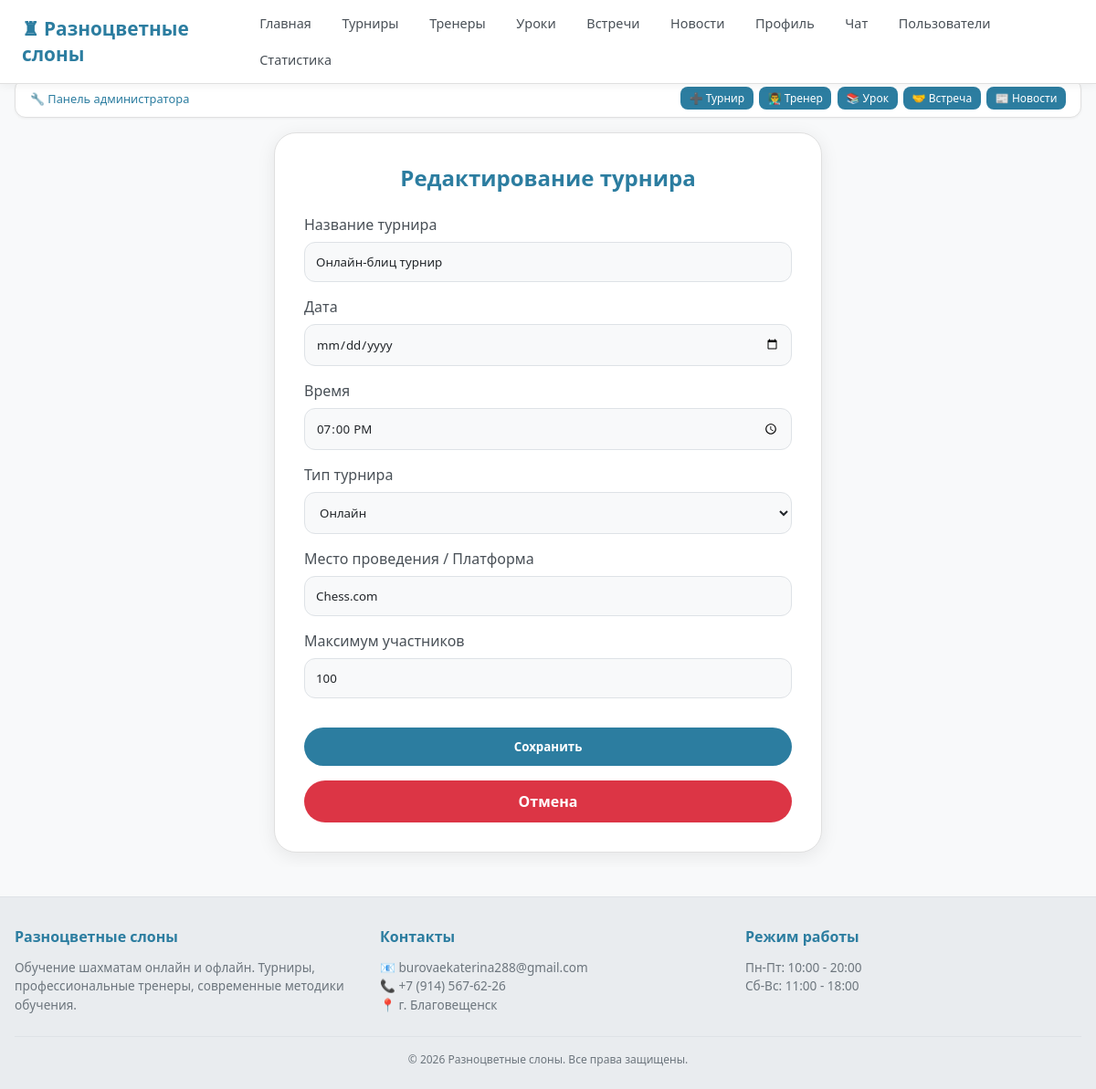
The page /tournament/3/edit/ (signed in) on the database its author committed.
### main/models.py (models this page shows, shortened)
class Tournament(models.Model):
    TYPE_CHOICES = [
        ('online', 'Онлайн'),
        ('offline', 'Очный'),
    ]
    name = models.CharField(max_length=200, verbose_name='Название')
    date = models.DateField(verbose_name='Дата')
    time = models.TimeField(verbose_name='Время')
    type = models.CharField(max_length=10, choices=TYPE_CHOICES, verbose_name='Тип')
    location = models.CharField(max_length=200, verbose_name='Место проведения')
    max_participants = models.IntegerField(default=50, verbose_name='Максимум участников')
    participants = models.ManyToManyField(User, related_name='tournaments', blank=True, verbose_name='Участники')
    is_finished = models.BooleanField(default=False, verbose_name='Завершен')

### main/views.py (the view)
# urls.py: path('tournament/<int:id>/edit/', views.tournament_edit, name='tournament_edit'),
@login_required
@user_passes_test(is_admin)
def tournament_edit(request, id):
    tournament = get_object_or_404(Tournament, id=id)
    if request.method == 'POST':
        form = TournamentForm(request.POST, instance=tournament)
        if form.is_valid():
            form.save()
            messages.success(request, f'Турнир "{tournament.name}" обновлен!')
            return redirect('tournaments')
    else:
        form = TournamentForm(instance=tournament)
    return render(request, 'main/tournament_form.html', {'form': form, 'title': 'Редактирование турнира'})

### main/forms.py
class TournamentForm(forms.ModelForm):
    class Meta:
        model = Tournament
        fields = ['name', 'date', 'time', 'type', 'location', 'max_participants']
        labels = {
            'name': 'Название турнира',
            'date': 'Дата',
            'time': 'Время',
            'type': 'Тип турнира',
            'location': 'Место проведения / Платформа',
            'max_participants': 'Максимум участников',
        }
        widgets = {
            'date': forms.DateInput(attrs={'type': 'date'}),
            'time': forms.TimeInput(attrs={'type': 'time'}),
        }

### main/views.py (called while the page is built)
def is_admin(user):
    return user.is_authenticated and user.role == 'admin'

### main/templates/main/tournament_form.html (shortened to what this page needs)
{% extends 'main/base.html' %}
{% block content %}
<div class="form-card">
    <h2>{{ title }}</h2>
    <form method="post">
        <div class="form-group">
            <label>Название турнира</label>
            {{ form.name }}
        </div>
        <div class="form-group">
            <label>Дата</label>
            {{ form.date }}
        </div>
        <div class="form-group">
            <label>Время</label>
            {{ form.time }}
        </div>
        <div class="form-group">
            <label>Тип турнира</label>
            {{ form.type }}
        </div>
        <div class="form-group">
            <label>Место проведения / Платформа</label>
            {{ form.location }}
        </div>
        <div class="form-group">
            <label>Максимум участников</label>
            {{ form.max_participants }}
        </div>
        <button type="submit" class="btn btn-primary btn-block">Сохранить</button>
        <a href="/" class="btn btn-danger btn-block">Отмена</a>
    </form>
</div>
{% endblock %}

### main/templates/main/base.html (style rules this page uses)
* { margin: 0; padding: 0; box-sizing: border-box; font-family: 'Segoe UI', system-ui, sans-serif; }
body { background: #f8f9fa; color: #212529; min-height: 100vh; display: flex; flex-direction: column; overflow-x: hidden; max-width: 100%; padding-top: 70px; }
html { overflow-x: hidden; max-width: 100%; }
.btn { padding: 0.4rem 1rem; border: none; border-radius: 8px; cursor: pointer; font-weight: 500; text-decoration: none; display: inline-block; transition: all 0.2s; }
.btn-primary { background: #2c7da0; color: white; }
.btn-danger { background: #dc3545; color: white; }
input, select, textarea { background: #f8f9fa; border: 1px solid #dee2e6; border-radius: 8px; padding: 0.6rem; color: #212529; }

### main/templates/main/tournament_form.html (style rules this page uses)
.form-card { max-width: 600px; margin: 0 auto; background: white; padding: 2rem; border-radius: 24px; border: 1px solid #e0e0e0; box-shadow: 0 4px 20px rgba(0,0,0,0.08); }
.form-card h2 { color: #2c7da0; margin-bottom: 1.5rem; text-align: center; font-weight: 600; }
.form-group { margin-bottom: 1rem; }
.form-group label { display: block; color: #495057; margin-bottom: 0.5rem; font-weight: 500; }
.form-group input, .form-group select { width: 100%; padding: 0.75rem; background: #f8f9fa; border: 1px solid #dee2e6; border-radius: 12px; color: #212529; transition: all 0.2s; }
.btn-block { width: 100%; margin-top: 1rem; padding: 0.75rem; border-radius: 30px; font-weight: 600; }
.btn-primary { background: #2c7da0; color: white; border: none; transition: all 0.2s; }
.btn-danger { background: #dc3545; color: white; border: none; transition: all 0.2s; display: block; text-align: center; margin-top: 1rem; text-decoration: none; }

### rows shown on the page
Tournament: name "Онлайн-блиц турнир", time "19:00:00", type "Онлайн", location "Chess.com", max_participants "100"

### other values the page prints
{{ title }} "Редактирование турнира"
